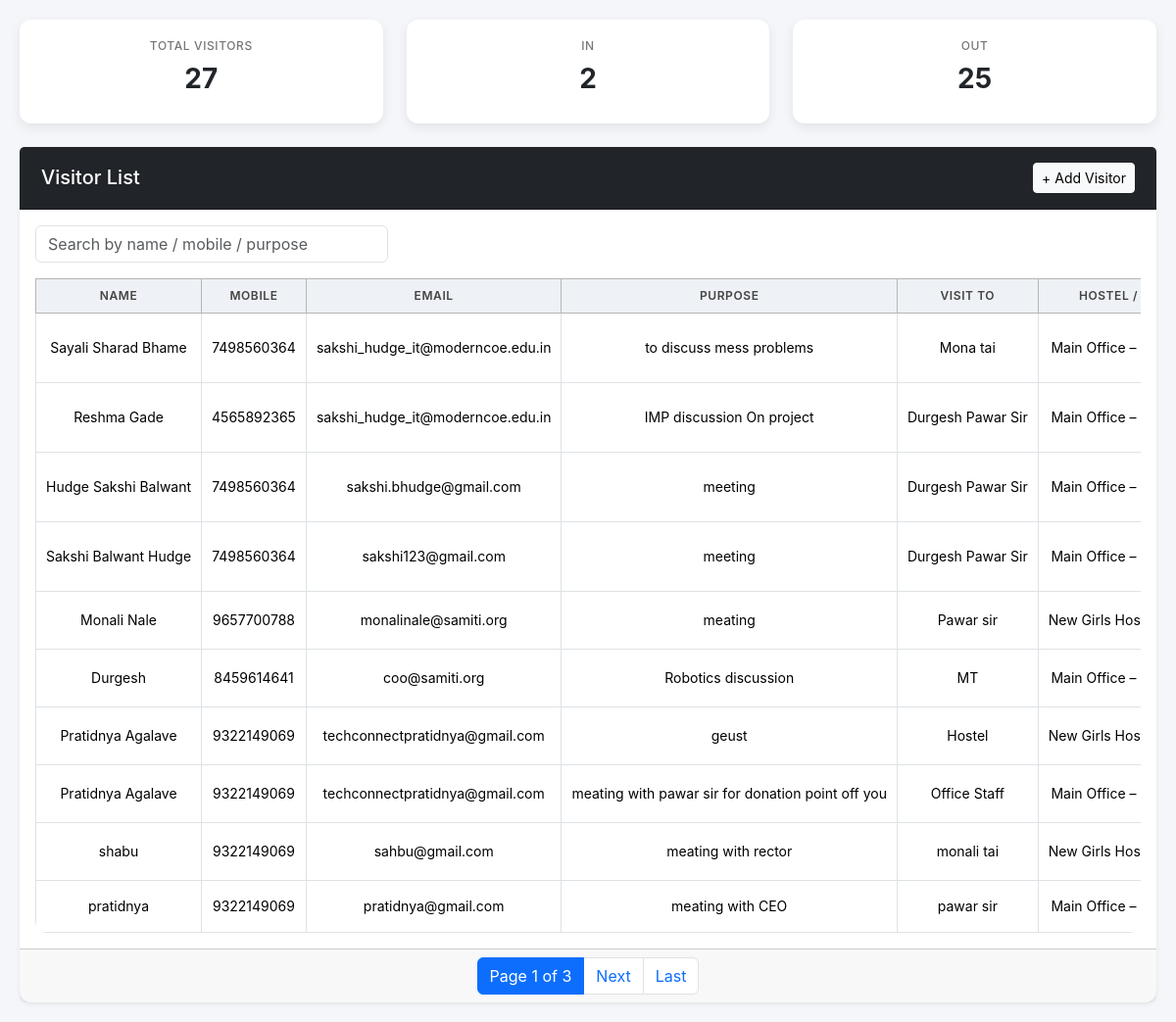
Page /visitors/ (signed in) on the committed database.
### visitors/models.py (models this page shows, shortened)
class Visitor(models.Model):
    GENDER_CHOICES = (
        ('Male', 'Male'),
        ('Female', 'Female'),
        ('Other', 'Other'),
    )
    STATUS_CHOICES = (
        ('IN', 'IN'),
        ('OUT', 'OUT'),
    )
    created_by = models.ForeignKey(
        User,
        on_delete=models.CASCADE,
        related_name='visitors'
    )
    name = models.CharField(max_length=100)
    mobile = models.CharField(max_length=10)
    email = models.EmailField()
    gender = models.CharField(max_length=10, choices=GENDER_CHOICES)
    purpose = models.CharField(max_length=200)
    visit_to = models.CharField(max_length=100)
    hostel_or_office = models.CharField(max_length=200)
    address = models.TextField()
    aadhaar = models.CharField(max_length=12)
    photo = models.ImageField(upload_to='visitor_photos/', null=True, blank=True)
    signature = models.ImageField(upload_to='signatures/')
    status = models.CharField(
        max_length=5,
        choices=STATUS_CHOICES,
        default='IN'
    )
    entry_time = models.DateTimeField(default=timezone.now)
    exit_time = models.DateTimeField(null=True, blank=True)
    created_at = models.DateTimeField(auto_now_add=True)
    def masked_aadhaar(self):
        if len(self.aadhaar) == 12:
            return "XXXX-XXXX-" + self.aadhaar[-4:]
        return ""

### visitors/views.py (the view)
# urls.py: path('visitors/', views.visitor_list, name='visitor_list'),
@login_required
def visitor_list(request):
    visitors = Visitor.objects.all().order_by('-entry_time')
    paginator = Paginator(visitors, 10)  # 10 visitors per page
    page_number = request.GET.get('page')
    page_obj = paginator.get_page(page_number)
    context = {
        'visitors': page_obj,
        'total': visitors.count(),
        'in_count': visitors.filter(status='IN').count(),
        'out_count': visitors.filter(status='OUT').count(),
    }
    return render(request, 'visitors/visitor_list.html', context)

### visitors/templates/visitors/visitor_list.html (shortened to what this page needs)
{% load static %}
<!DOCTYPE html>
<html lang="en">
<head>
    <link href="https://cdn.jsdelivr.net/npm/bootstrap@5.3.2/dist/css/bootstrap.min.css" rel="stylesheet">
    <link rel="stylesheet" href="{% static 'visitors/css/visitor_list.css' %}">
</head>
<body class="dashboard-body">
<div class="dashboard-wrapper">
    <div class="row mb-4">
        <div class="col-md-4">
            <div class="stat-card">
                <h6>Total Visitors</h6>
                <h3>{{ total }}</h3>
            </div>
        </div>
        <div class="col-md-4">
            <div class="stat-card in">
                <h6>IN</h6>
                <h3>{{ in_count }}</h3>
            </div>
        </div>
        <div class="col-md-4">
            <div class="stat-card out">
                <h6>OUT</h6>
                <h3>{{ out_count }}</h3>
            </div>
        </div>
    </div>
    <div class="card shadow-sm">
        <div class="card-header bg-dark text-white d-flex justify-content-between align-items-center sticky-top">
            <h5 class="mb-0">Visitor List</h5>
            <a href="{% url 'add_visitor' %}" class="btn btn-sm btn-light">
                + Add Visitor
            </a>
        </div>
        <div class="card-body pb-0">
            <div class="row mb-3">
                <div class="col-md-4">
                    <input type="text"
                           id="searchInput"
                           class="form-control"
                           placeholder="Search by name / mobile / purpose">
                </div>
            </div>
        </div>
        <div class="card-body pt-0">
            <div class="table-responsive">
                <table class="table table-bordered table-hover text-center mb-0">
                    <thead class="table-secondary sticky-top">
                        <tr>
                            <th>Name</th>
                            <th>Mobile</th>
                            <th>Email</th>
                            <th>Purpose</th>
                            <th>Visit To</th>
                            <th>Hostel / Office</th>
                        </tr>
                    </thead>
                    <tbody id="visitorTable">
                    {% for v in visitors %}
                        <tr>
                            <td>{{ v.name }}</td>
                            <td>{{ v.mobile }}</td>
                            <td>{{ v.email }}</td>
                            <td>{{ v.purpose }}</td>
                            <td>{{ v.visit_to }}</td>
                            <td>{{ v.hostel_or_office }}</td>
                        </tr>
                    {% empty %}
                        <tr>
                            <td colspan="14" class="text-muted py-4">
                                No visitors found.
                            </td>
                        </tr>
                    {% endfor %}
                    </tbody>
                </table>
            </div>
        </div>
        {% if visitors.has_other_pages %}
        <div class="card-footer">
            <nav>
                <ul class="pagination justify-content-center mb-0">
                    <li class="page-item active">
                        <span class="page-link">Page {{ visitors.number }} of {{ visitors.paginator.num_pages }}</span>
                    </li>
                    {% if visitors.has_next %}
                        <li class="page-item">
                            <a class="page-link" href="?page={{ visitors.next_page_number }}">Next</a>
                        </li>
                        <li class="page-item">
                            <a class="page-link" href="?page={{ visitors.paginator.num_pages }}">Last</a>
                        </li>
                    {% endif %}
                </ul>
            </nav>
        </div>
        {% endif %}
    </div>
</div>
</body>
</html>

### visitors/static/visitors/css/visitor_list.css (style rules this page uses)
:root { --accent-color: #f59e0b; }
body, .card, .table, .stat-card, .form-control, .form-select, .card-header, .badge, .btn { transition: background-color 0.35s ease, color 0.35s ease, border-color 0.35s ease, box-shadow 0.35s ease; }
html, body { height: 100%; margin: 0; }
body { font-family: "Inter", "Segoe UI", Roboto, Arial, sans-serif; font-size: 14px; background: #f4f6f9; overflow-x: hidden; }
.dashboard-body { min-height: 100vh; background: #f4f6f9; }
.dashboard-wrapper { padding: 20px; }
.card { border: none; border-radius: 12px; animation: fadeSlide 0.6s ease; }
.card-header { padding: 16px 22px; border-radius: 12px 12px 0 0; }
.stat-card { background: #ffffff; border-radius: 12px; padding: 20px; text-align: center; box-shadow: 0 4px 12px rgba(0,0,0,0.08); }
.stat-card h6 { font-size: 12px; text-transform: uppercase; color: #777; letter-spacing: 0.6px; }
.stat-card h3 { margin-top: 10px; font-weight: 700; }
.table { background: #ffffff; }
.table thead th { background: #eef1f5; font-size: 12px; font-weight: 600; text-transform: uppercase; letter-spacing: 0.6px; color: #444; white-space: nowrap; }
.table td { padding: 14px 10px; vertical-align: middle; white-space: nowrap; }
.table-hover tbody tr { transition: background-color 0.2s ease; }
.table-responsive { border-radius: 0 0 12px 12px; }

### rows in the picture
Visitor: name "Sayali Sharad Bhame", mobile "7498560364", email "sakshi_hudge_it@moderncoe.edu.in", purpose "to discuss mess problems", visit_to "Mona tai", hostel_or_office "Main Office –…"
Visitor: name "Reshma Gade", mobile "4565892365", email "sakshi_hudge_it@moderncoe.edu.in", purpose "IMP discussion On project", visit_to "Durgesh Pawar Sir", hostel_or_office "Main Office –…"
Visitor: name "Hudge Sakshi Balwant", mobile "7498560364", email "sakshi.bhudge@gmail.com", purpose "meeting", visit_to "Durgesh Pawar Sir", hostel_or_office "Main Office –…"
Visitor: name "Sakshi Balwant Hudge", mobile "7498560364", email "sakshi123@gmail.com", purpose "meeting", visit_to "Durgesh Pawar Sir", hostel_or_office "Main Office –…"
Visitor: name "Monali Nale", mobile "9657700788", email "monalinale@samiti.org", purpose "meating", visit_to "Pawar sir", hostel_or_office "New Girls…"
Visitor: name "Durgesh", mobile "8459614641", email "coo@samiti.org", purpose "Robotics discussion", visit_to "MT", hostel_or_office "Main Office –…"
Visitor: name "Pratidnya Agalave", mobile "9322149069", email "techconnectpratidnya@gmail.com", purpose "geust", visit_to "Hostel", hostel_or_office "New Girls…"
Visitor: name "Pratidnya Agalave", mobile "9322149069", email "techconnectpratidnya@gmail.com", purpose "meating with pawar sir for donation point off you", visit_to "Office Staff", hostel_or_office "Main Office –…"
Visitor: name "shabu", mobile "9322149069", email "sahbu@gmail.com", purpose "meating with rector", visit_to "monali tai", hostel_or_office "New Girls…"
Visitor: name "pratidnya", mobile "9322149069", email "pratidnya@gmail.com", purpose "meating with CEO", visit_to "pawar sir", hostel_or_office "Main Office –…"

### other values in the picture
{{ total }} "27"
{{ in_count }} "2"
{{ out_count }} "25"
{{ visitors.number }} "1"
{{ visitors.paginator.num_pages }} "3"
